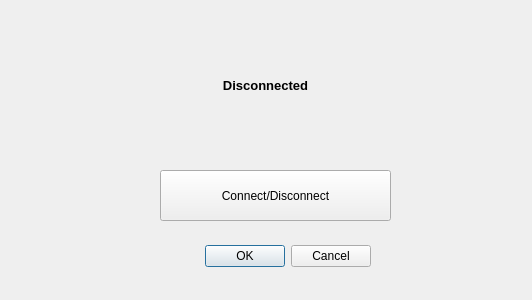
<?xml version="1.0" encoding="UTF-8"?>
<ui version="4.0">
 <class>VOScriptReceiverDialogBase</class>
 <widget class="QDialog" name="VOScriptReceiverDialogBase">
  <property name="geometry">
   <rect>
    <x>0</x>
    <y>0</y>
    <width>532</width>
    <height>300</height>
   </rect>
  </property>
  <property name="windowTitle">
   <string>QGIS SAMP Client</string>
  </property>
  <widget class="QDialogButtonBox" name="button_box">
   <property name="geometry">
    <rect>
     <x>30</x>
     <y>240</y>
     <width>341</width>
     <height>32</height>
    </rect>
   </property>
   <property name="orientation">
    <enum>Qt::Horizontal</enum>
   </property>
   <property name="standardButtons">
    <set>QDialogButtonBox::Cancel|QDialogButtonBox::Ok</set>
   </property>
  </widget>
  <widget class="QPushButton" name="connectBtn">
   <property name="geometry">
    <rect>
     <x>160</x>
     <y>170</y>
     <width>231</width>
     <height>51</height>
    </rect>
   </property>
   <property name="text">
    <string>Connect/Disconnect</string>
   </property>
  </widget>
  <widget class="QLabel" name="label">
   <property name="geometry">
    <rect>
     <x>10</x>
     <y>10</y>
     <width>511</width>
     <height>151</height>
    </rect>
   </property>
   <property name="font">
    <font>
     <pointsize>10</pointsize>
     <weight>75</weight>
     <italic>false</italic>
     <bold>true</bold>
    </font>
   </property>
   <property name="text">
    <string>Disconnected</string>
   </property>
   <property name="alignment">
    <set>Qt::AlignCenter</set>
   </property>
  </widget>
 </widget>
 <resources/>
 <connections>
  <connection>
   <sender>button_box</sender>
   <signal>accepted()</signal>
   <receiver>VOScriptReceiverDialogBase</receiver>
   <slot>accept()</slot>
   <hints>
    <hint type="sourcelabel">
     <x>20</x>
     <y>20</y>
    </hint>
    <hint type="destinationlabel">
     <x>20</x>
     <y>20</y>
    </hint>
   </hints>
  </connection>
  <connection>
   <sender>button_box</sender>
   <signal>rejected()</signal>
   <receiver>VOScriptReceiverDialogBase</receiver>
   <slot>reject()</slot>
   <hints>
    <hint type="sourcelabel">
     <x>20</x>
     <y>20</y>
    </hint>
    <hint type="destinationlabel">
     <x>20</x>
     <y>20</y>
    </hint>
   </hints>
  </connection>
 </connections>
</ui>
